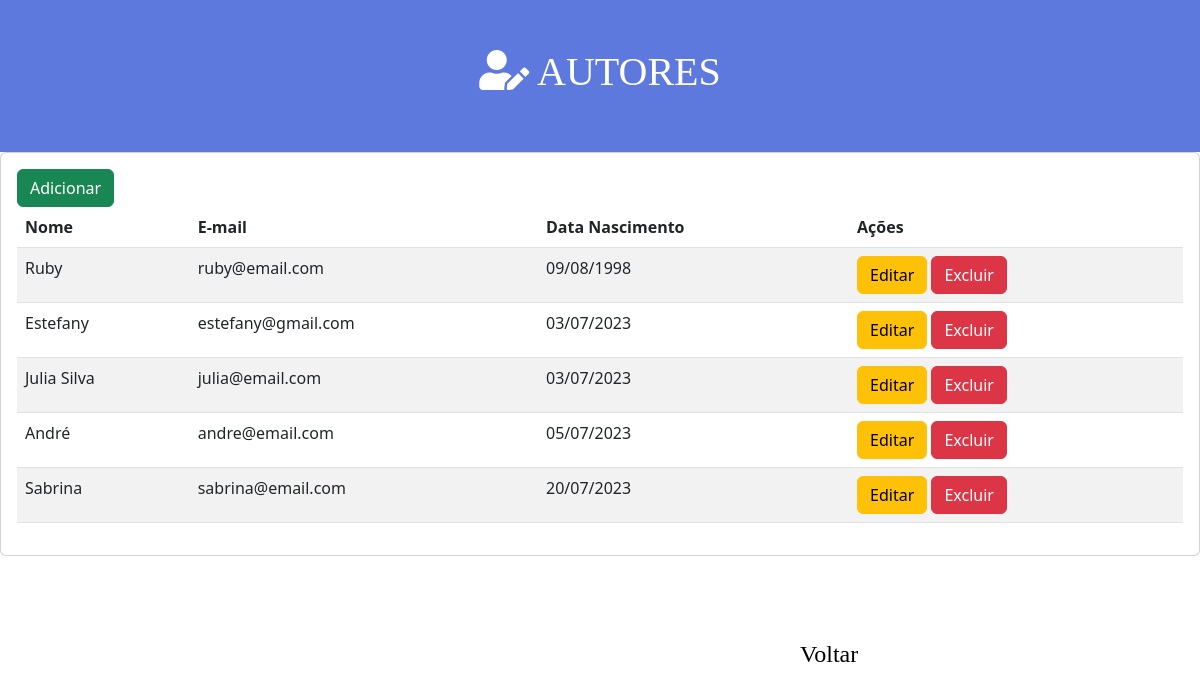
/autor/, run on the app's committed database.
### portal/models.py (models this page shows, shortened)
class Autor(models.Model):
    nome = models.CharField(max_length=255)
    data_nascimento = models.DateField()
    email = models.EmailField()

### portal/views.py (the view)
# urls.py: path('autor/', views.autor, name="autor"),
def autor(request):
    autores = Autor.objects.all()
    context = {
        'autores': autores
    }
    return render(request, 'portal/autor.html', context)

### portal/templates/portal/autor.html
{% extends 'base.html' %}
{% block content %}
    <div class="header">
        <h1><i class="fas fa-user-edit"></i> AUTORES </h1>
    </div>
    <div class="card">
        <div class="card-body">
            <a class="btn btn-success" href="{% url 'autor_add' %}">Adicionar</a>
            <table class="table table-striped">
                <thead>
                    <tr>
                        <th>Nome</th>
                        <th>E-mail</th>
                        <th>Data Nascimento</th>
                        <th>Ações</th>
                    </tr>
                </thead>
                <tbody>
                    {% for autor in autores %}
                        <tr>
                            <td>{{ autor.nome }}</td>
                            <td>{{ autor.email }}</td>
                            <td>{{ autor.data_nascimento |date:"d/m/Y"}}</td>
                            <td>
                                <a class="btn btn-warning" href="{% url 'autor_edit' autor.id %}">Editar</a>
                                <a class="btn btn-danger" href="{% url 'autor_delete' autor.id %}"
                                onclick="return confirm('Tem certeza de que deseja deletar?')">Excluir</a>
                            </td>
                        </tr>
                    {% endfor %}
                </tbody>
            </table>
        </div>
    </div>
    <div class="botao-voltar">
        <a href="{% url 'home' %}">Voltar</a>
    </div>
{% endblock content %}

### portal/static/portal/css/styles.css (style rules this page uses)
h1 { text-align: center; }
.header { font-family: 'Roboto Serif', serif; color: white; background: rgb(94, 121, 221); padding-top: 3rem; padding-bottom: 3rem; }
.opcao1, .opcao2, .opcao3, a { text-decoration: none; color:black; }
.botao-voltar { padding-top: 1rem; padding-bottom: 1rem; background: rgba(0, 106, 255, 0.435); margin-top: 4rem; margin-left: 50rem; margin-right: 50rem; border-radius: 50px; text-align: center; font-family: 'Roboto Serif', serif; font-size: 1.5rem; }

### data on the page
Autor: nome "Ruby", email "ruby@email.com", data_nascimento "09/08/1998"
Autor: nome "Estefany", email "estefany@gmail.com", data_nascimento "03/07/2023"
Autor: nome "Julia Silva", email "julia@email.com", data_nascimento "03/07/2023"
Autor: nome "André", email "andre@email.com", data_nascimento "05/07/2023"
Autor: nome "Sabrina", email "sabrina@email.com", data_nascimento "20/07/2023"
